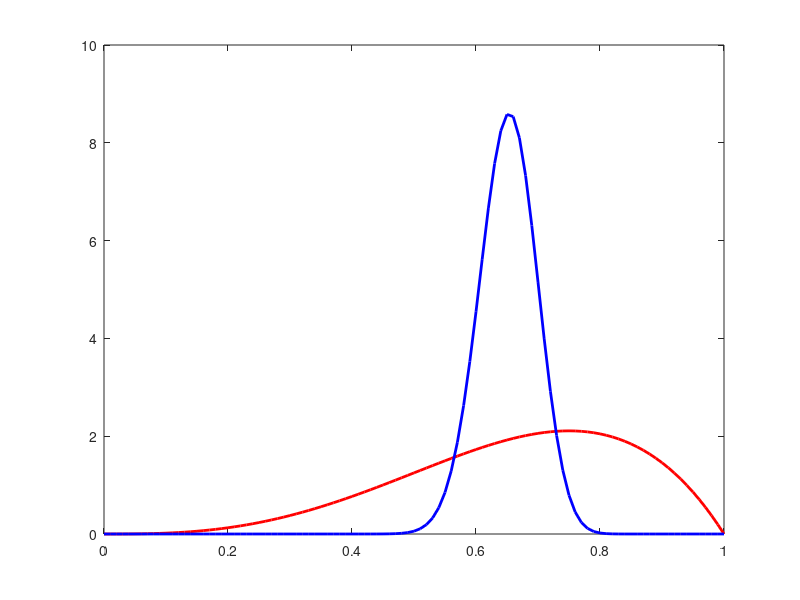

Recreate this plot in MATLAB. (Note: this script raises an error after producing the figure.)
id = fopen('coint.txt', 'r');
input_format = '%f\n';

study_data = fscanf(id, input_format);

count = 0;

for i=1:length(study_data)
  if(study_data(i) == 0)
    count = count + 1;
  end
end

X = 0:.01:1;

prior = betapdf(X,4,2);
poster = betapdf(X, 69, 37);
[y, b] = max(poster);
disp(y);
disp(b);
figure;
plot(X,prior,'Color','r','LineWidth',2);
hold on; % hold the plot for other curves
plot(X,poster,'Color','b','LineWidth',2);

plot((b-1)/100,y,'O','MarkerSize',10);
hold off;